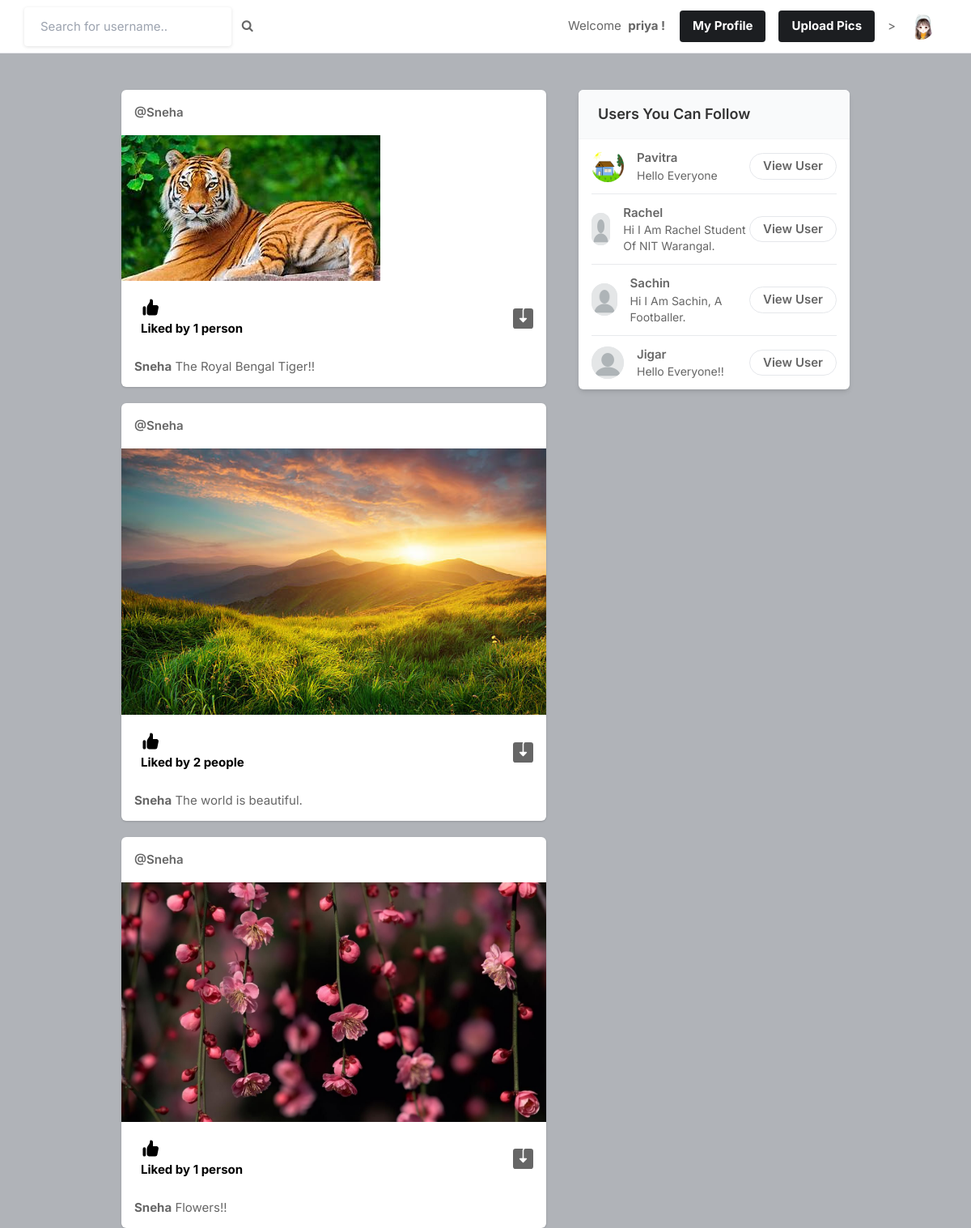
The page / (signed in) on the database its author committed.
### core/models.py (models this page shows, shortened)
class Profile(models.Model):
    user = models.ForeignKey(User, on_delete=models.CASCADE)
    id_user = models.IntegerField()
    bio = models.TextField(blank=True)
    profileimg = models.ImageField(upload_to='profile_images',default='blank-profile-picture.png')
    location = models.CharField(max_length=100, blank=True)

class Post(models.Model):
    id = models.UUIDField(primary_key=True, default=uuid.uuid4)
    user = models.CharField(max_length=100)
    image = models.ImageField(upload_to = 'post_images')
    caption = models.TextField()
    created_at = models.DateTimeField(default=datetime.now)
    no_of_likes = models.IntegerField(default=0)

### core/views.py (the view)
# urls.py: path('',views.index,name='index'),
@login_required(login_url='signin')
def index(request):
    user_object = User.objects.get(username=request.user.username)
    user_profile = Profile.objects.get(user=user_object)
    user_following_list = []
    feed = []
    user_following = FollowersCount.objects.filter(follower=request.user.username)
    for users in user_following:
        user_following_list.append(users.user)
    for usernames in user_following_list:
        feed_lists = Post.objects.filter(user=usernames)
        feed.append(feed_lists)
    feed_list = list(chain(*feed))
    all_users = User.objects.all()
    user_following_all=[]
    for user in user_following:
        user_list = User.objects.get(username=user.user)
        user_following_all.append(user_list)
    new_suggestions_list = [x for x in list(all_users) if (x not in list(user_following_all))]
    current_user = User.objects.filter(username=request.user.username)
    final_suggestions_list =[x for x in list(new_suggestions_list) if (x not in list(current_user))]
    random.shuffle(final_suggestions_list)
    username_profile = []
    username_profile_list = []
    for users in final_suggestions_list:
        username_profile.append(users.id)
    for ids in username_profile:
        profile_lists = Profile.objects.filter(id_user=ids)
        username_profile_list.append(profile_lists)
    suggestions_username_profile_list = list(chain(*username_profile_list))
    return render(request, 'index.html', {'user_profile':user_profile, 'posts': feed_list, 'suggestions_username_profile_list':suggestions_username_profile_list[:4]})

### templates/index.html (shortened to what this page needs)
{% load static %}
<!DOCTYPE html>
<html lang="en">
<head>
    <link rel="stylesheet" href="{% static 'assets/css/icons.css' %}">
    <link rel="stylesheet" href="{% static 'assets/css/uikit.css' %}">
    <link rel="stylesheet" href="{% static 'assets/css/style.css' %}">
    <link rel="stylesheet" href="{% static 'assets/css/tailwind.css' %}">
    <link rel="stylesheet" href="https://cdnjs.cloudflare.com/ajax/libs/font-awesome/4.7.0/css/font-awesome.min.css">
</head>
<body>
            <header>
                <div class="header_inner">
                    <form action="/search" method="POST">
                    <div class="left-side">
                            <input type="text" name="username" placeholder="Search for username..">&nbsp;&nbsp;&nbsp;
                            <button type="submit"><i class="fa fa-search fa-1x"></i></button>
                    </div>
                </form>
                    <div class="right-side lg:pr-4">
                        Welcome &nbsp; <b name="" class="">{{user.username}} !&nbsp; &nbsp; &nbsp;</b>
                        <a href="/profile/{{user}}" class="bg-pink-500 flex font-bold hidden hover:bg-pink-600 hover:text-white inline-block items-center lg:block max-h-10 mr-4 px-4 py-2 rounded shado text-white">My Profile</a>
                        <a href="#"
                            class="bg-pink-500 flex font-bold hidden hover:bg-pink-600 hover:text-white inline-block items-center lg:block max-h-10 mr-4 px-4 py-2 rounded shado text-white">
                             Upload Pics
                        </a>
>
                        <a href="#">
                            <img src="{{user_profile.profileimg.url}}" class="header-avatar" alt="">
                        </a>
                    </div>
                </div>
            </header>
            <div class="container m-auto">
                <div class="lg:flex justify-center lg:space-x-10 lg:space-y-0 space-y-5">
                    <div class="space-y-5 flex-shrink-0 lg:w-7/12">
                        {% for post in posts reversed%}
                        <div class="bg-white shadow rounded-md  -mx-2 lg:mx-0">
                            <div class="flex justify-between items-center px-4 py-3">
                                <div class="flex flex-1 items-center space-x-4">
                                    <span class="block capitalize font-semibold "><a href="/profile/{{post.user}}">@{{post.user}}</a></span>
                                </div>
                              <div>
                                <a href="#"> <i class="icon-feather-more-horizontal text-2xl hover:bg-gray-200 rounded-full p-2 transition -mr-1 "></i> </a>
                              </div>
                            </div>
                            <div uk-lightbox>
                                <a href="{{post.image.url}}">
                                    <img src="{{post.image.url}}" alt="">
                                </a>
                            </div>
                            <div class="py-3 px-4 space-y-3">
                                <div class="flex space-x-4 lg:font-bold">
                                    <a href="/like-post?post_id={{post.id}}" class="flex items-center space-x-2">
                                        <div class="p-2 rounded-full text-black">
                                            {% if post.no_of_likes == 0 %}
                                            <p>No likes</p>
                                            {% elif post.no_of_likes == 1 %}
                                            <p>Liked by {{post.no_of_likes}} person</p>
                                            {% else %}
                                            <p>Liked by {{post.no_of_likes}} people</p>
                                            {% endif %}
                                        </div>
                                    </a>
                                    <a href="{{post.image.url}}" class="flex items-center space-x-2 flex-1 justify-end" download>
                                    </a>
                                </div>
                                <p>
                                    <a href="/profile/{{post.user}}"><strong class="capitalize">{{post.user}}</strong> </a>{{post.caption}}
                                </p>
                            </div>
                        </div>
                        {% endfor %}
                    </div>
                    <div class="lg:w-5/12">
                        <div class="bg-white  shadow-md rounded-md overflow-hidden">
                            <div class="bg-gray-50  border-b border-gray-100 flex items-baseline justify-between py-4 px-6 ">
                                <h2 class="font-semibold text-lg">Users You Can Follow</h2>
                            </div>
                            <div class="divide-gray-300 divide-gray-50 divide-opacity-50 divide-y px-4 ">
                                {% for suggestion in suggestions_username_profile_list %}
                                <div class="flex items-center justify-between py-3">
                                    <div class="flex flex-1 items-center space-x-4">
                                        <a href="/profile/{{suggestion.user}}">
                                            <img src="{{suggestion.profileimg.url}}" class="bg-gray-200 rounded-full w-10 h-10">
                                        </a>
                                        <div class="flex flex-col">
                                            <span class="block capitalize font-semibold"> {{suggestion.user}} </span>
                                            <span class="block capitalize text-sm"> {{suggestion.bio}} </span>
                                        </div>
                                    </div>
                                    <a href="/profile/{{suggestion.user}}" class="border border-gray-200 font-semibold px-4 py-1 rounded-full hover:bg-pink-600 hover:text-white hover:border-pink-600 "> View User </a>
                                </div>
                                {% endfor %}
                            </div>
                        </div>
                    </div>
                </div>
            </div>
</body>
</html>

### static/assets/css/style.css (style rules this page uses)
body { background-color: #B0B3B8!important; }
button { vertical-align: middle; }
input { height: 48px; line-height: 48px; padding: 0 20px; outline: none; font-size: 15px; color: #808080; max-width: 100%; width: 100%; -webkit-box-sizing: border-box; box-sizing: border-box; display: block; font-weight: 400; opacity: 1; border-radius: 4px; border: none; -webkit-box-shadow: 0 1px 4px 0px rgba(0, 0, 0, 0.12); box-shadow: 0 1px 4px 0px rgba(0, 0, 0, 0.12); }
input[type="text"], input[type="password"], input[type="email"], input[type="number"] { height: 48px; line-height: 48px; padding: 0 20px; outline: none; font-size: 15px; color: #808080; max-width: 100%; width: 100%; -webkit-box-sizing: border-box; box-sizing: border-box; display: block; font-weight: 400; opacity: 1; border-radius: 4px; border: none; -webkit-box-shadow: 0 1px 4px 0px rgba(0, 0, 0, 0.12); box-shadow: 0 1px 4px 0px rgba(0, 0, 0, 0.12); }
input { -webkit-transition: all 0.1s ease-in-out; transition: all 0.1s ease-in-out; }
::placeholder { color: #808080; opacity: 1; }
button { border: none; margin: 0; padding: 0; width: auto; overflow: visible; background: transparent; color: inherit; font: inherit; line-height: normal; cursor: pointer; }
a { color: #be185d; -webkit-transition: 0.3s; transition: 0.3s; outline: none !important; }
button { outline: none !important; }
img { max-width: 100%; }
body { color: #666; font-size: 15px; line-height: 27px; background-color: #f0f2f5; font-family: "Inter", sans-serif; text-transform: none; }
body p { font-size: 15px; line-height: 27px; }
h1, h2, h3, h4, h5, h6 { font-family: "Inter", sans-serif; text-transform: none; }
input[type="text"], input[type="password"], input[type="email"] { font-family: "Inter", sans-serif; text-transform: none; }
button, body .pac-container { font-family: "Inter", sans-serif; text-transform: none; }
h1, h2, h3, h4, h5, h6 { color: #333; font-weight: 500; margin: 0; padding: 0; }
h2 { font-size: 26px; }
b, strong { font-weight: 700 !important; }
@media (min-width: 1024px) { .container { max-width: 900px !important; padding-top: 45px; } }
header { background-color: #fff; left: 0; right: 0; top: 0; z-index: 99; height: 66px; display: -webkit-box; display: -ms-flexbox; display: flex; -webkit-box-align: center; -ms-flex-align: center; align-items: center; border-bottom: 1px solid #e5e7eb; }
header .header_inner { display: -webkit-box; display: -ms-flexbox; display: flex; -webkit-box-align: center; -ms-flex-align: center; align-items: center; max-width: 1090px; margin: auto; width: 100%; max-width: 100% !important; padding: 0 30px; }
header .header_inner .left-side { display: -webkit-box; display: -ms-flexbox; display: flex; -webkit-box-align: center; -ms-flex-align: center; align-items: center; }
header .header_inner .right-side { display: -webkit-box; display: -ms-flexbox; display: flex; -webkit-box-align: center; -ms-flex-align: center; align-items: center; -webkit-box-pack: end; -ms-flex-pack: end; justify-content: flex-end; margin-left: auto; }
header .header_inner .right-side .header-avatar { width: 32px; height: 32px; border-radius: 100%; margin-left: 15px; }

### rows shown on the page
Profile: profileimg (picture)
Post: user "Sneha", image (picture), no_of_likes "1", caption "The Royal Bengal Tiger!!"
Post: user "Sneha", image (picture), no_of_likes "2", caption "The world is beautiful."
Post: user "Sneha", image (picture), no_of_likes "1", caption "Flowers!!"
Profile: profileimg (picture), user "Pavitra", bio "Hello Everyone"
Profile: profileimg (placeholder picture), user "Rachel", bio "Hi I Am Rachel Student Of NIT Warangal."
Profile: profileimg (placeholder picture), user "Sachin", bio "Hi I Am Sachin, A Footballer."
Profile: profileimg (placeholder picture), user "Jigar", bio "Hello Everyone!!"

### other values the page prints
{{ user.username }} "priya"
